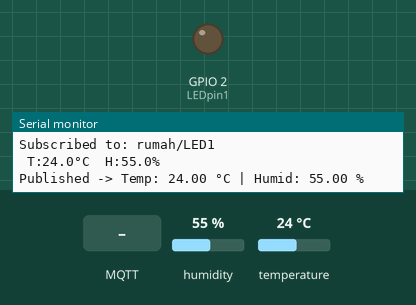
This sketch was run on a simulated ESP32. On the bench: output pins drawn as LEDs (lit = HIGH), the last lines printed to the serial monitor. The inputs (shaded band) are chosen by the test bench; at power-on: humidity 55 %, temperature 24 °C. WiFi joins after 1.5 s; servers stay silent unless stated; no MQTT or app messages arrive unless stated.

Above: at 2.8 s.
2.9 s: MQTT message "ON" arrives on the first subscribed topic
At 3.2 s:
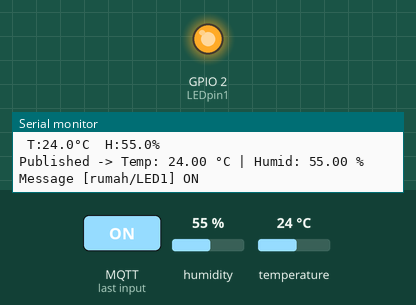
4.4 s: MQTT message "OFF" arrives on the first subscribed topic
At 5.6 s:
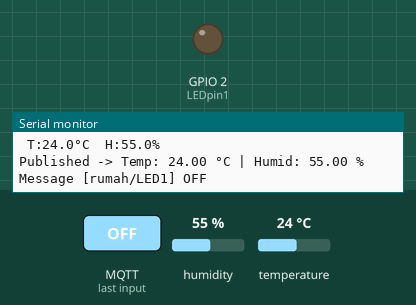
Timing chart, 0 to 7.4 s (numbered marks = the images above; inputs shaded):
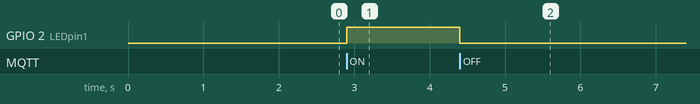

Measured:
- after the input at 2.9 s, GPIO 2 (LEDpin1): LOW → HIGH at once
- after the input at 4.4 s, GPIO 2 (LEDpin1): HIGH → LOW at once

The sketch:

DHT22_mqtt.ino
```cpp
//================================================ WiFi + MQTT
#include <WiFi.h>
#include <WiFiClientSecure.h>
#include <PubSubClient.h>

// ======== WiFi (Wokwi) ========
const char* ssid     = "Wokwi-GUEST";
const char* password = "";

// ======== HiveMQ Cloud (TLS) ========
const char* mqtt_server = "YOUR_hiveMQ_URL.s1.eu.hivemq.cloud";
const int   mqtt_port   = 8883;          // TLS port
const char* mqtt_user   = "YOUR_CLUSTER_NAME";
const char* mqtt_pass   = "YOUR_CLUSTER_PW";

// ======== Topics ========
const char* sub_topic   = "rumah/LED1";
const char* topic_temp  = "rumah/DHT22/temp";
const char* topic_humid = "rumah/DHT22/humid";

// ======== Hardware ========
#define LEDpin1 2  // GPIO2 (internal LED on some boards)

WiFiClientSecure espClient;
PubSubClient client(espClient);

// ---------- WiFi ----------
void setup_wifi() {
  Serial.print("Connecting to ");
  Serial.println(ssid);
  WiFi.begin(ssid, password);
  while (WiFi.status() != WL_CONNECTED) {
    delay(400);
    Serial.print(".");
  }
  Serial.println("\nWiFi connected");
  Serial.print("IP: "); Serial.println(WiFi.localIP());

  espClient.setInsecure(); // For Wokwi / testing
}

// ---------- MQTT callback ----------
void callback(char* topic, byte* payload, unsigned int length) {
  String msg;
  msg.reserve(length);
  for (unsigned int i = 0; i < length; i++) msg += (char)payload[i];

  Serial.print("Message ["); Serial.print(topic); Serial.print("] ");
  Serial.println(msg);

  if (msg == "ON")  digitalWrite(LEDpin1, HIGH);
  if (msg == "OFF") digitalWrite(LEDpin1, LOW);
}

// ---------- MQTT reconnect ----------
void reconnect() {
  while (!client.connected()) {
    Serial.print("Attempting MQTT connection...");
    String clientId = "ESPClient-" + String((uint32_t)ESP.getEfuseMac(), HEX);
    if (client.connect(clientId.c_str(), mqtt_user, mqtt_pass)) {
      Serial.println("connected");
      client.subscribe(sub_topic);
      Serial.print("Subscribed to: "); Serial.println(sub_topic);
    } else {
      Serial.print("failed, rc="); Serial.print(client.state());
      Serial.println("  retry in 5s");
      delay(5000);
    }
  }
}

//================================================ DHT22
#include "DHTesp.h"

DHTesp dht;
int dhtPin = 27;

// ===== Timing =====
unsigned long lastReadTime = 0;
const unsigned long interval = 2000; // 2s

//================================================ Setup & Loop
void setup() {
  pinMode(LEDpin1, OUTPUT);
  digitalWrite(LEDpin1, LOW);

  Serial.begin(9600);
  Serial.println();

  setup_wifi();
  client.setServer(mqtt_server, mqtt_port);
  client.setCallback(callback);

  dht.setup(dhtPin, DHTesp::DHT22);
  Serial.println("DHT22 initiated");
}

void loop() {
  if (!client.connected()) reconnect();
  client.loop();

  unsigned long now = millis();
  if (now - lastReadTime > interval) {
    lastReadTime = now;

    TempAndHumidity newValues = dht.getTempAndHumidity();
    if (dht.getStatus() != 0) {
      Serial.println("DHT22 error status: " + String(dht.getStatusString()));
      return; // Skip this cycle
    }

    Serial.println(" T:" + String(newValues.temperature, 1) +
                   "°C  H:" + String(newValues.humidity, 1) + "%");

    // Convert to char for MQTT
    char tempStr[8], humidStr[8];
    dtostrf(newValues.temperature, 1, 2, tempStr);
    dtostrf(newValues.humidity, 1, 2, humidStr);

    client.publish(topic_temp, tempStr);
    client.publish(topic_humid, humidStr);

    Serial.print("Published -> Temp: "); Serial.print(tempStr);
    Serial.print(" °C | Humid: "); Serial.print(humidStr); Serial.println(" %");
  }
}
```
